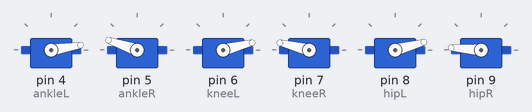
This sketch was run on a simulated Arduino Uno, built with avr-gcc and run on an emulated ATmega328P. Shown: 6 × servo. At 5.0 s the program stops and its outputs stay as they are.

Above: at 0.1 s.
At 5.1 s:
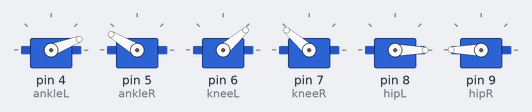
Timing chart, 0 to 6.5 s (numbered marks = the images above):
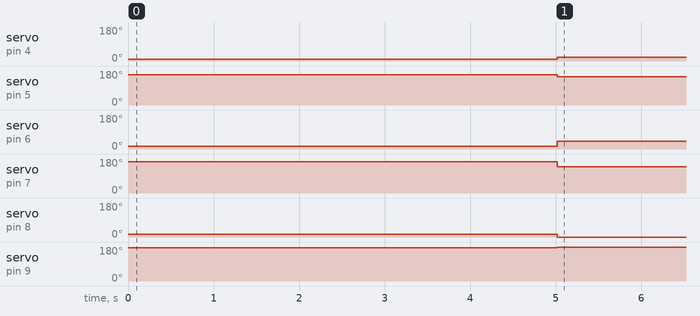

Measured:
- by itself, servo on pin 4 (ankleL): 9° → 21° at 5.0 s
- by itself, servo on pin 5 (ankleR): 161° → 149° at 5.0 s
- by itself, servo on pin 6 (kneeL): 14° → 41° at 5.0 s
- by itself, servo on pin 7 (kneeR): 166° → 139° at 5.0 s
- by itself, servo on pin 8 (hipL): 15° → 0° at 5.0 s
- by itself, servo on pin 9 (hipR): 176° → 180° at 5.0 s

The sketch:

Walking_Robot_Code.ino
```cpp
#include <Servo.h>
#include "constants.h"

Servo ankleL;
Servo ankleR;
Servo kneeL;
Servo kneeR;
Servo hipL;
Servo hipR;

void move(int hipChange, int kneeChange, int ankleChange, char leg)
{
  if (leg == 'l')
  {
    hipL.write(hipLOffset - hipChange);
    kneeL.write(kneeLOffset - kneeChange);
    ankleL.write(2 * ankleLOffset - ankleChange);
  }
  else if (leg == 'r')
  {
    hipR.write(hipROffset + hipChange);
    kneeR.write(kneeROffset + kneeChange);
    ankleR.write(ankleChange);
  }
}

void pos(float x, float y, char leg)
{
  float hipRad1 = acos(x / y);
  int hipDeg1 = hipRad1 * (180 / PI);
  float z = sqrt((sq(x)) + (sq(y)));
  float hipRad2 = acos((sq(k1) + sq(z) - sq(k2)) / (2 * k1 * z));
  int hipDeg2 = hipRad2 * (180 / PI);
  int hipDeg = hipDeg1 + hipDeg2;
  float kneeRad = acos((sq(k1) + sq(k2) - sq(z)) / (2 * k1 * k2));
  int kneeDeg = kneeRad * (180 / PI);
  int ankleDeg = hipDeg + kneeDeg - 90;

  move(hipDeg, kneeDeg, ankleDeg, leg);
}

void takeStep(int stepLength, int stepSpeed)
{
  for (int i = stepLength; i >= -stepLength; i -= 0.5)
  {
    pos(i, stepHeight - stepClearance, 'r');
    pos(-i, stepHeight - stepClearance, 'l');
    delay(stepSpeed);
  }
  for (float i = stepLength; i >= -stepLength; i -= 0.5)
  {
    pos(-i, stepHeight - stepClearance, 'r');
    pos(i, stepHeight, 'l');
    delay(stepSpeed);
  }
}

void initialize()
{
  for (float i = 10.7; i >= stepHeight; i -= 0.1)
  {
    pos(0, i, 'l');
    pos(0, i, 'r');
  }
}
void setup()
{
  Serial.begin(9600);
  ankleL.attach(4);
  ankleR.attach(5);
  kneeL.attach(6);
  kneeR.attach(7);
  hipL.attach(8);
  hipR.attach(9);

  ankleL.write(ankleLOffset);
  ankleR.write(ankleROffset);
  kneeL.write(kneeLOffset);
  kneeR.write(kneeROffset);
  hipL.write(hipLOffset);
  hipR.write(hipROffset);

  initialize();

  delay(5000);
}

void loop()
{
  takeStep(2, 0);
}
```

constants.h
```cpp
#define hipLOffset 125
#define kneeLOffset 155
#define ankleLOffset 85
#define hipROffset 66
#define kneeROffset 25
#define ankleROffset 85

#define k1 5
#define k2 5.7

#define stepClearance 1
#define stepHeight 10
```
